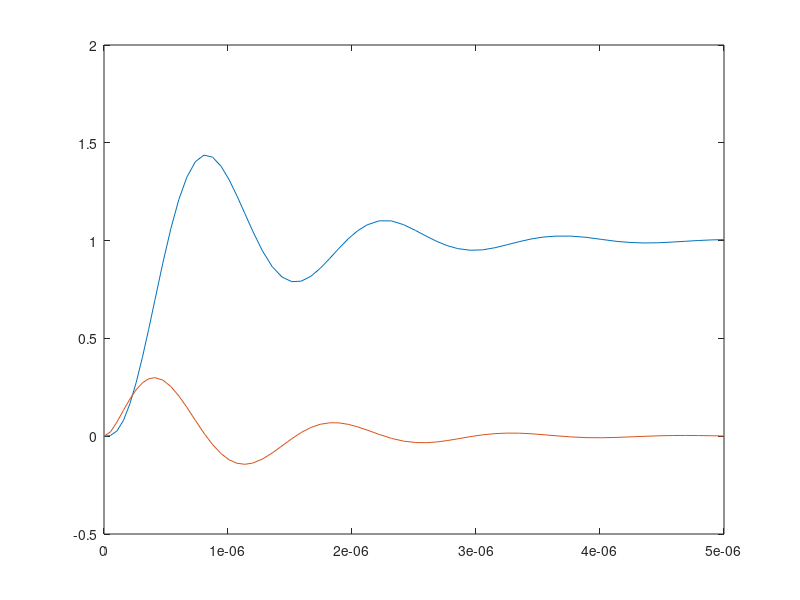

Write MATLAB code to recreate this figure.
function zadanie34()
    L = 0.5*1e-3;
    C = 0.1*1e-9;
    R = 1*1e3;
    tspan = [0 5*1e-6];
    e = @(t) 1 - exp(-1e7 * t);

    dzdt = @(t,z)[z(2);(-R*z(2) - 1/C * z(1) + e(t))/L];

    [t,Z] = ode45(dzdt,tspan,[0,0]);
     Z(:,1) = Z(:,1)*1/C;
     Z(:,2) = Z(:,2)*R;
    figure(1)
    plot(t,Z)
    